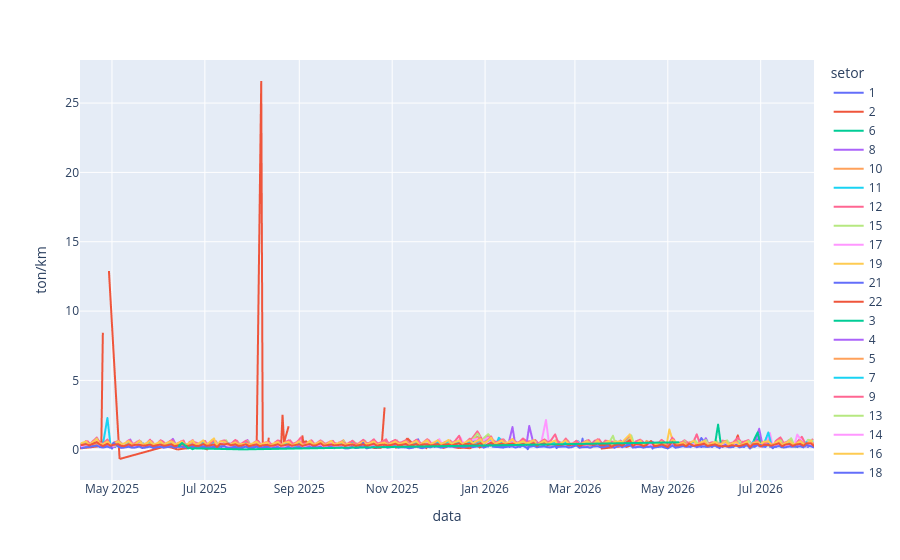

Notebook code cell kept with this figure:
### Code cell
plt.line(teste, x = "data", y = "ton/km", color = "setor")

### Figure 1 — Plotly figure (JSON) as saved in the notebook; plotly's stock layout.template omitted (floating-point values rounded to 4 significant figures; data arrays with more than 128 entries replaced by an {"elided": "..."} marker saying what was removed)
{"data": [{"hovertemplate": "setor=1<br>data=%{x}<br>ton/km=%{y}<extra></extra>", "legendgroup": "1", "line": {"color": "#636efa", "dash": "solid"}, "marker": {"symbol": "circle"}, "mode": "lines", "name": "1", "showlegend": true, "type": "scattergl", "x": {"elided": "204 str values"}, "xaxis": "x", "y": {"elided": "204 float values"}, "yaxis": "y"}, {"hovertemplate": "setor=2<br>data=%{x}<br>ton/km=%{y}<extra></extra>", "legendgroup": "2", "line": {"color": "#EF553B", "dash": "solid"}, "marker": {"symbol": "circle"}, "mode": "lines", "name": "2", "showlegend": true, "type": "scattergl", "x": {"elided": "204 str values"}, "xaxis": "x", "y": {"elided": "204 float values"}, "yaxis": "y"}, {"hovertemplate": "setor=6<br>data=%{x}<br>ton/km=%{y}<extra></extra>", "legendgroup": "6", "line": {"color": "#00cc96", "dash": "solid"}, "marker": {"symbol": "circle"}, "mode": "lines", "name": "6", "showlegend": true, "type": "scattergl", "x": {"elided": "204 str values"}, "xaxis": "x", "y": {"elided": "204 float values"}, "yaxis": "y"}, {"hovertemplate": "setor=8<br>data=%{x}<br>ton/km=%{y}<extra></extra>", "legendgroup": "8", "line": {"color": "#ab63fa", "dash": "solid"}, "marker": {"symbol": "circle"}, "mode": "lines", "name": "8", "showlegend": true, "type": "scattergl", "x": {"elided": "205 str values"}, "xaxis": "x", "y": {"elided": "205 float values"}, "yaxis": "y"}, {"hovertemplate": "setor=10<br>data=%{x}<br>ton/km=%{y}<extra></extra>", "legendgroup": "10", "line": {"color": "#FFA15A", "dash": "solid"}, "marker": {"symbol": "circle"}, "mode": "lines", "name": "10", "showlegend": true, "type": "scattergl", "x": {"elided": "204 str values"}, "xaxis": "x", "y": {"elided": "204 float values"}, "yaxis": "y"}, {"hovertemplate": "setor=11<br>data=%{x}<br>ton/km=%{y}<extra></extra>", "legendgroup": "11", "line": {"color": "#19d3f3", "dash": "solid"}, "marker": {"symbol": "circle"}, "mode": "lines", "name": "11", "showlegend": true, "type": "scattergl", "x": {"elided": "204 str values"}, "xaxis": "x", "y": {"elided": "204 float values"}, "yaxis": "y"}, {"hovertemplate": "setor=12<br>data=%{x}<br>ton/km=%{y}<extra></extra>", "legendgroup": "12", "line": {"color": "#FF6692", "dash": "solid"}, "marker": {"symbol": "circle"}, "mode": "lines", "name": "12", "showlegend": true, "type": "scattergl", "x": {"elided": "204 str values"}, "xaxis": "x", "y": {"elided": "204 float values"}, "yaxis": "y"}, {"hovertemplate": "setor=15<br>data=%{x}<br>ton/km=%{y}<extra></extra>", "legendgroup": "15", "line": {"color": "#B6E880", "dash": "solid"}, "marker": {"symbol": "circle"}, "mode": "lines", "name": "15", "showlegend": true, "type": "scattergl", "x": {"elided": "204 str values"}, "xaxis": "x", "y": {"elided": "204 float values"}, "yaxis": "y"}, {"hovertemplate": "setor=17<br>data=%{x}<br>ton/km=%{y}<extra></extra>", "legendgroup": "17", "line": {"color": "#FF97FF", "dash": "solid"}, "marker": {"symbol": "circle"}, "mode": "lines", "name": "17", "showlegend": true, "type": "scattergl", "x": {"elided": "205 str values"}, "xaxis": "x", "y": {"elided": "205 float values"}, "yaxis": "y"}, {"hovertemplate": "setor=19<br>data=%{x}<br>ton/km=%{y}<extra></extra>", "legendgroup": "19", "line": {"color": "#FECB52", "dash": "solid"}, "marker": {"symbol": "circle"}, "mode": "lines", "name": "19", "showlegend": true, "type": "scattergl", "x": {"elided": "204 str values"}, "xaxis": "x", "y": {"elided": "204 float values"}, "yaxis": "y"}, {"hovertemplate": "setor=21<br>data=%{x}<br>ton/km=%{y}<extra></extra>", "legendgroup": "21", "line": {"color": "#636efa", "dash": "solid"}, "marker": {"symbol": "circle"}, "mode": "lines", "name": "21", "showlegend": true, "type": "scattergl", "x": {"elided": "406 str values"}, "xaxis": "x", "y": {"elided": "406 float values"}, "yaxis": "y"}, {"hovertemplate": "setor=22<br>data=%{x}<br>ton/km=%{y}<extra></extra>", "legendgroup": "22", "line": {"color": "#EF553B", "dash": "solid"}, "marker": {"symbol": "circle"}, "mode": "lines", "name": "22", "showlegend": true, "type": "scattergl", "x": ["2025-04-10T00:00:00.000000", "2025-04-24T00:00:00.000000", "2025-04-25T00:00:00.000000", "2025-04-28T00:00:00.000000", "2025-04-29T00:00:00.000000", "2025-05-06T00:00:00.000000", "2025-06-05T00:00:00.000000", "2025-06-09T00:00:00.000000", "2025-06-11T00:00:00.000000", "2025-06-13T00:00:00.000000", "2025-06-20T00:00:00.000000", "2025-06-23T00:00:00.000000", "2025-06-25T00:00:00.000000", "2025-06-26T00:00:00.000000", "2025-06-27T00:00:00.000000", "2025-07-03T00:00:00.000000", "2025-07-04T00:00:00.000000", "2025-07-08T00:00:00.000000", "2025-07-10T00:00:00.000000", "2025-07-16T00:00:00.000000", "2025-07-17T00:00:00.000000", "2025-07-18T00:00:00.000000", "2025-07-21T00:00:00.000000", "2025-07-22T00:00:00.000000", "2025-07-23T00:00:00.000000", "2025-07-24T00:00:00.000000", "2025-07-26T00:00:00.000000", "2025-07-29T00:00:00.000000", "2025-07-30T00:00:00.000000", "2025-07-31T00:00:00.000000", "2025-08-01T00:00:00.000000", "2025-08-02T00:00:00.000000", "2025-08-04T00:00:00.000000", "2025-08-07T00:00:00.000000", "2025-08-08T00:00:00.000000", "2025-08-11T00:00:00.000000", "2025-08-12T00:00:00.000000", "2025-08-13T00:00:00.000000", "2025-08-15T00:00:00.000000", "2025-08-18T00:00:00.000000", "2025-08-19T00:00:00.000000", "2025-08-20T00:00:00.000000", "2025-08-21T00:00:00.000000", "2025-08-22T00:00:00.000000", "2025-08-25T00:00:00.000000", "2025-08-26T00:00:00.000000", "2025-08-27T00:00:00.000000", "2025-09-01T00:00:00.000000", "2025-09-03T00:00:00.000000", "2025-09-04T00:00:00.000000", "2025-09-05T00:00:00.000000", "2025-09-08T00:00:00.000000", "2025-09-10T00:00:00.000000", "2025-09-12T00:00:00.000000", "2025-09-15T00:00:00.000000", "2025-09-19T00:00:00.000000", "2025-09-25T00:00:00.000000", "2025-09-26T00:00:00.000000", "2025-09-29T00:00:00.000000", "2025-10-03T00:00:00.000000", "2025-10-04T00:00:00.000000", "2025-10-06T00:00:00.000000", "2025-10-10T00:00:00.000000", "2025-10-14T00:00:00.000000", "2025-10-20T00:00:00.000000", "2025-10-25T00:00:00.000000", "2025-10-27T00:00:00.000000", "2025-10-29T00:00:00.000000", "2025-10-30T00:00:00.000000", "2025-10-31T00:00:00.000000", "2025-11-03T00:00:00.000000", "2025-11-04T00:00:00.000000", "2025-11-06T00:00:00.000000", "2025-11-07T00:00:00.000000", "2025-11-11T00:00:00.000000", "2025-11-17T00:00:00.000000", "2025-11-19T00:00:00.000000", "2025-11-24T00:00:00.000000", "2025-11-25T00:00:00.000000", "2025-11-26T00:00:00.000000", "2025-11-27T00:00:00.000000", "2025-11-28T00:00:00.000000", "2025-12-01T00:00:00.000000", "2025-12-02T00:00:00.000000", "2025-12-04T00:00:00.000000", "2025-12-09T00:00:00.000000", "2025-12-12T00:00:00.000000", "2025-12-15T00:00:00.000000", "2025-12-18T00:00:00.000000", "2025-12-22T00:00:00.000000", "2025-12-26T00:00:00.000000", "2025-12-29T00:00:00.000000", "2025-12-30T00:00:00.000000", "2026-01-05T00:00:00.000000", "2026-01-06T00:00:00.000000", "2026-02-17T00:00:00.000000", "2026-03-03T00:00:00.000000", "2026-03-04T00:00:00.000000", "2026-03-18T00:00:00.000000", "2026-04-25T00:00:00.000000", "2026-05-05T00:00:00.000000"], "xaxis": "x", "y": [0.09905, 0.2688, 8.44, NaN, 12.89, -0.6653, 0.2416, 0.1664, 0.09172, 0.01656, 0.1273, 0.09733, 0.1487, NaN, 0.1811, 0.0175, 0.2011, NaN, NaN, 0.4793, 0.1283, 0.3, 0.06235, 0.1194, 0.1875, NaN, 0.4389, 0.534, NaN, NaN, NaN, NaN, 0.1413, 26.59, 0.2213, 0.1209, 0.8717, NaN, 0.161, 0.2197, 0.4154, 0.09133, 2.525, 0.5244, 1.694, NaN, 0.05059, NaN, 1.04, 0.2614, 0.6462, 0.3869, 0.1019, 0.2053, 0.1432, NaN, NaN, 0.2377, 0.2507, 0.3436, 0.2372, 0.2367, 0.1975, 0.3533, 0.1268, 0.1396, 3.057, NaN, NaN, NaN, 0.2142, 0.1043, NaN, 0.2428, 0.834, 0.1491, 0.35, 0.0885, NaN, NaN, 20.65, NaN, 0.2804, NaN, 0.1181, 0.2716, 0.1784, 0.1252, 0.1522, 0.1058, 0.345, 0.1331, 0.5633, 0.2793, NaN, 1.7, NaN, NaN, 0.0831, 0.5354, 0.46], "yaxis": "y"}, {"hovertemplate": "setor=3<br>data=%{x}<br>ton/km=%{y}<extra></extra>", "legendgroup": "3", "line": {"color": "#00cc96", "dash": "solid"}, "marker": {"symbol": "circle"}, "mode": "lines", "name": "3", "showlegend": true, "type": "scattergl", "x": {"elided": "204 str values"}, "xaxis": "x", "y": {"elided": "204 float values"}, "yaxis": "y"}, {"hovertemplate": "setor=4<br>data=%{x}<br>ton/km=%{y}<extra></extra>", "legendgroup": "4", "line": {"color": "#ab63fa", "dash": "solid"}, "marker": {"symbol": "circle"}, "mode": "lines", "name": "4", "showlegend": true, "type": "scattergl", "x": {"elided": "202 str values"}, "xaxis": "x", "y": {"elided": "202 float values"}, "yaxis": "y"}, {"hovertemplate": "setor=5<br>data=%{x}<br>ton/km=%{y}<extra></extra>", "legendgroup": "5", "line": {"color": "#FFA15A", "dash": "solid"}, "marker": {"symbol": "circle"}, "mode": "lines", "name": "5", "showlegend": true, "type": "scattergl", "x": {"elided": "203 str values"}, "xaxis": "x", "y": {"elided": "203 float values"}, "yaxis": "y"}, {"hovertemplate": "setor=7<br>data=%{x}<br>ton/km=%{y}<extra></extra>", "legendgroup": "7", "line": {"color": "#19d3f3", "dash": "solid"}, "marker": {"symbol": "circle"}, "mode": "lines", "name": "7", "showlegend": true, "type": "scattergl", "x": {"elided": "203 str values"}, "xaxis": "x", "y": {"elided": "203 float values"}, "yaxis": "y"}, {"hovertemplate": "setor=9<br>data=%{x}<br>ton/km=%{y}<extra></extra>", "legendgroup": "9", "line": {"color": "#FF6692", "dash": "solid"}, "marker": {"symbol": "circle"}, "mode": "lines", "name": "9", "showlegend": true, "type": "scattergl", "x": {"elided": "204 str values"}, "xaxis": "x", "y": {"elided": "204 float values"}, "yaxis": "y"}, {"hovertemplate": "setor=13<br>data=%{x}<br>ton/km=%{y}<extra></extra>", "legendgroup": "13", "line": {"color": "#B6E880", "dash": "solid"}, "marker": {"symbol": "circle"}, "mode": "lines", "name": "13", "showlegend": true, "type": "scattergl", "x": {"elided": "205 str values"}, "xaxis": "x", "y": {"elided": "205 float values"}, "yaxis": "y"}, {"hovertemplate": "setor=14<br>data=%{x}<br>ton/km=%{y}<extra></extra>", "legendgroup": "14", "line": {"color": "#FF97FF", "dash": "solid"}, "marker": {"symbol": "circle"}, "mode": "lines", "name": "14", "showlegend": true, "type": "scattergl", "x": {"elided": "205 str values"}, "xaxis": "x", "y": {"elided": "205 float values"}, "yaxis": "y"}, {"hovertemplate": "setor=16<br>data=%{x}<br>ton/km=%{y}<extra></extra>", "legendgroup": "16", "line": {"color": "#FECB52", "dash": "solid"}, "marker": {"symbol": "circle"}, "mode": "lines", "name": "16", "showlegend": true, "type": "scattergl", "x": {"elided": "205 str values"}, "xaxis": "x", "y": {"elided": "205 float values"}, "yaxis": "y"}, {"hovertemplate": "setor=18<br>data=%{x}<br>ton/km=%{y}<extra></extra>", "legendgroup": "18", "line": {"color": "#636efa", "dash": "solid"}, "marker": {"symbol": "circle"}, "mode": "lines", "name": "18", "showlegend": true, "type": "scattergl", "x": {"elided": "205 str values"}, "xaxis": "x", "y": {"elided": "205 float values"}, "yaxis": "y"}, {"hovertemplate": "setor=20<br>data=%{x}<br>ton/km=%{y}<extra></extra>", "legendgroup": "20", "line": {"color": "#EF553B", "dash": "solid"}, "marker": {"symbol": "circle"}, "mode": "lines", "name": "20", "showlegend": true, "type": "scattergl", "x": {"elided": "205 str values"}, "xaxis": "x", "y": {"elided": "205 float values"}, "yaxis": "y"}, {"hovertemplate": "setor=23<br>data=%{x}<br>ton/km=%{y}<extra></extra>", "legendgroup": "23", "line": {"color": "#00cc96", "dash": "solid"}, "marker": {"symbol": "circle"}, "mode": "lines", "name": "23", "showlegend": true, "type": "scattergl", "x": ["2025-06-14T00:00:00.000000", "2025-06-16T00:00:00.000000", "2025-06-19T00:00:00.000000", "2025-06-20T00:00:00.000000", "2025-06-21T00:00:00.000000", "2025-06-23T00:00:00.000000", "2025-06-24T00:00:00.000000", "2025-07-26T00:00:00.000000", "2026-05-08T00:00:00.000000"], "xaxis": "x", "y": [0.27, 0.49, 0.2375, 0.086, 0.1556, 0.043, 0.1, 0.02579, 0.54], "yaxis": "y"}], "layout": {"legend": {"title": {"text": "setor"}, "tracegroupgap": 0}, "margin": {"t": 60}, "xaxis": {"anchor": "y", "domain": [0, 1], "title": {"text": "data"}}, "yaxis": {"anchor": "x", "domain": [0, 1], "title": {"text": "ton/km"}}}}
